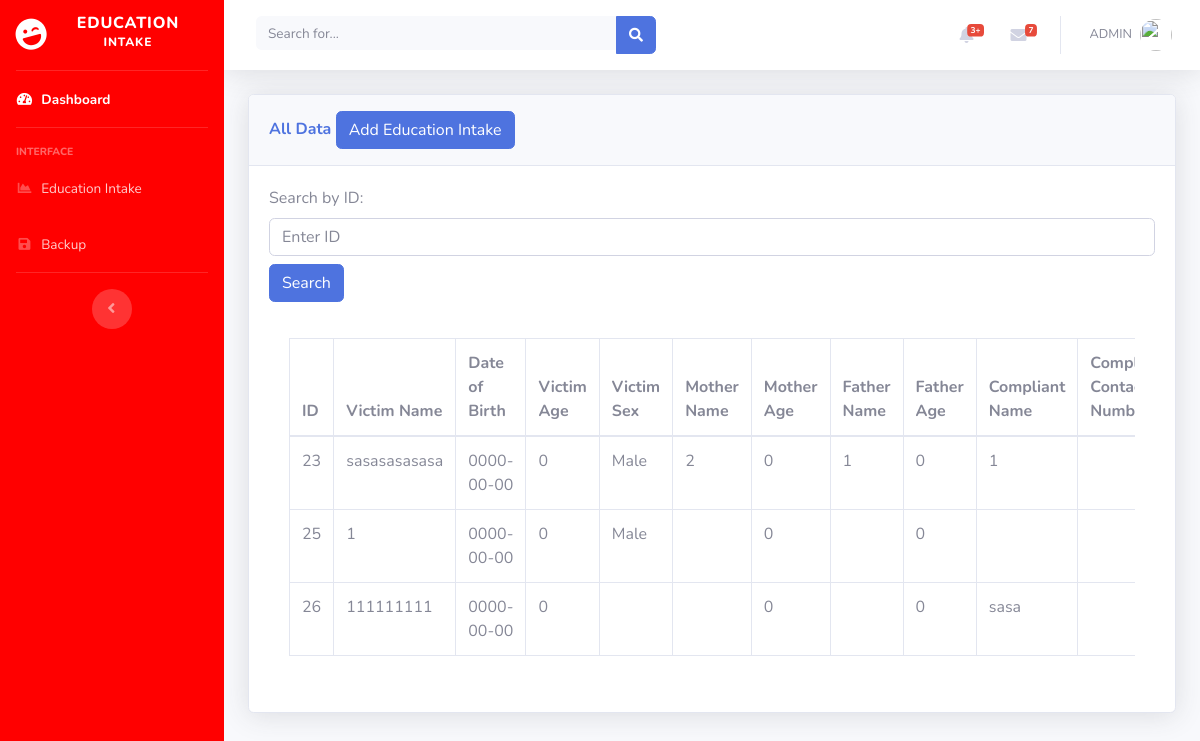
/casereportsystem.php, run on the app's committed database.
### tables this page shows
CREATE TABLE `education_intake` (
  `intake_id` int(11) NOT NULL,
  `victim_name` varchar(255) DEFAULT NULL,
  `victim_date_of_birth` date DEFAULT NULL,
  `victim_age` int(11) DEFAULT NULL,
  `victim_sex` enum('Male','Female') DEFAULT NULL,
  `victim_grade_section` varchar(50) DEFAULT NULL,
  `victim_adviser` varchar(255) DEFAULT NULL,
  `mother_name` varchar(255) DEFAULT NULL,
  `mother_age` int(11) DEFAULT NULL,
  `mother_occupation` varchar(255) DEFAULT NULL,
  `father_name` varchar(255) DEFAULT NULL,
  `father_age` int(11) DEFAULT NULL,
  `father_occupation` varchar(255) DEFAULT NULL,
  `address` text DEFAULT NULL,
  `contact_number` varchar(20) DEFAULT NULL,
  `complainant_name` varchar(255) DEFAULT NULL,
  `complainant_relationship` varchar(255) DEFAULT NULL,
  `complainant_address` text DEFAULT NULL,
  `complainant_contact_number` varchar(20) DEFAULT NULL,
  `respondent_name` varchar(255) DEFAULT NULL,
  `respondent_date_of_birth` date DEFAULT NULL,
  `respondent_age` int(11) DEFAULT NULL,
  `respondent_sex` enum('Male','Female') DEFAULT NULL,
  `respondent_position` varchar(255) DEFAULT NULL,
  `respondent_address` text DEFAULT NULL,
  `respondent_contact_number` varchar(20) DEFAULT NULL
);

### casereportsystem.php (the view, shortened to what this page needs)
<?php
include('includes/header.php');
include('includes/navbar.php');
?>
<?php
include('config.php');
$search_query = isset($_GET['search']) ? $_GET['search'] : '';
?>
<div class="container-fluid">
  <div class=" card shadow mb-4">
    <div class="card-header py-3">
      <h6 class="m-0 font-weight-bold text-primary">All Data
        <button type="button" class="btn btn-primary" data-toggle="modal" data-target="#addadminprofile">
          Add Education Intake
        </button>
      </h6>
    </div>
    <div class="card-body">
      <form method="get">
        <div class="form-group">
          <label for="search">Search by ID:</label>
          <input type="text" id="search" name="search" class="form-control" value="<?php echo $search_query; ?>" placeholder="Enter ID">
          <button type="submit" class="btn btn-primary mt-2">Search</button>
        </div>
      </form>
      <div class="card-body">
        <div class="table-responsive">
          <table class="table table-bordered" id="dataTable" width="100%" cellspacing="0">
            <thead>
              <tr>
                <th>ID</th>
                <th>Victim Name</th>
                <th>Date of Birth</th>
                <th>Victim Age</th>
                <th>Victim Sex</th>
                <th>Mother Name</th>
                <th>Mother Age</th>
                <th>Father Name</th>
                <th>Father Age</th>
                <th>Compliant Name</th>
                <th>Compliant Contact Number</th>
              </tr>
            </thead>
            <tbody id="searchResults">
              <?php
              $query = "SELECT * FROM education_intake";
              $query_run = $connection->query($query);
              if ($query_run) {
                while ($row = $query_run->fetch(PDO::FETCH_ASSOC)) {
              ?>
                  <tr>
                    <td class="intake-id"><?php echo $row['intake_id']; ?></td>
                    <td><?php echo $row['victim_name'] ?></td>
                    <td><?php echo $row['victim_date_of_birth']; ?></td>
                    <td><?php echo $row['victim_age']; ?></td>
                    <td><?php echo $row['victim_sex']; ?></td>
                    <td><?php echo $row['mother_name']; ?></td>
                    <td><?php echo $row['mother_age']; ?></td>
                    <td><?php echo $row['father_name']; ?></td>
                    <td><?php echo $row['father_age']; ?></td>
                    <td><?php echo $row['complainant_name']; ?></td>
                    <td><?php echo $row['complainant_contact_number']; ?></td>
                  </tr>
              <?php
                }
              } else {
                echo "Error in query: " . $connection->errorInfo()[2];
              }
              ?>
            </tbody>
          </table>
        </div>
      </div>
    </div>
  </div>
  <?php
  include('includes/footer.php');
  ?>

### includes/header.php (shortened to what this page needs)
<!DOCTYPE html>
<html lang="en">
<head>
  <link href="vendor/fontawesome-free/css/all.min.css" rel="stylesheet" type="text/css">
  <link href="css/sb-admin-2.min.css" rel="stylesheet">
</head>
<body id="page-top" style="background-color: #333;">
  <div id="wrapper">

### includes/navbar.php (shortened to what this page needs)
<ul class="navbar-nav sidebar sidebar-dark accordion" id="accordionSidebar" style="background-color: red;">
  <a class="sidebar-brand d-flex align-items-center justify-content-center" href="index.html">
    <div class="sidebar-brand-icon rotate-n-15">
      <i class="fas fa-laugh-wink"></i>
    </div>
    <div class="sidebar-brand-text mx-3">Education <sup>Intake</sup></div>
  </a>
  <hr class="sidebar-divider my-0">
  <li class="nav-item active">
    <a class="nav-link" href="dashboard.php">
      <i class="fas fa-fw fa-tachometer-alt"></i>
      <span>Dashboard</span></a>
  </li>
  <hr class="sidebar-divider">
  <div class="sidebar-heading">
    Interface
  </div>
  <li class="nav-item">
    <a class="nav-link" href="casereportsystem.php">
      <i class="fas fa-fw fa-chart-area"></i>
      <span>Education Intake</span></a>
  </li>
  <li class="nav-item">
    <a class="nav-link" href="backup.php">
      <i class="fas fa-fw fa-save"></i>
      <span>Backup</span>
    </a>
  </li>
  <hr class="sidebar-divider d-none d-md-block">
  <div class="text-center d-none d-md-inline">
    <button class="rounded-circle border-0" id="sidebarToggle"></button>
  </div>
</ul>
<div id="content-wrapper" class="d-flex flex-column">
  <div id="content">
    <nav class="navbar navbar-expand navbar-light bg-white topbar mb-4 static-top shadow">
      <form class="d-none d-sm-inline-block form-inline mr-auto ml-md-3 my-2 my-md-0 mw-100 navbar-search">
        <div class="input-group">
          <input type="text" class="form-control bg-light border-0 small" placeholder="Search for..." aria-label="Search" aria-describedby="basic-addon2">
          <div class="input-group-append">
            <button class="btn btn-primary" type="button">
              <i class="fas fa-search fa-sm"></i>
            </button>
          </div>
        </div>
      </form>
      <ul class="navbar-nav ml-auto">
        <li class="nav-item dropdown no-arrow mx-1">
          <a class="nav-link dropdown-toggle" href="#" id="alertsDropdown" role="button" data-toggle="dropdown" aria-haspopup="true" aria-expanded="false">
            <i class="fas fa-bell fa-fw"></i>
            <span class="badge badge-danger badge-counter">3+</span>
          </a>
        </li>
        <li class="nav-item dropdown no-arrow mx-1">
          <a class="nav-link dropdown-toggle" href="#" id="messagesDropdown" role="button" data-toggle="dropdown" aria-haspopup="true" aria-expanded="false">
            <i class="fas fa-envelope fa-fw"></i>
            <span class="badge badge-danger badge-counter">7</span>
          </a>
        </li>
        <li class="nav-item dropdown no-arrow">
          <a class="nav-link dropdown-toggle" href="#" id="userDropdown" role="button" data-toggle="dropdown" aria-haspopup="true" aria-expanded="false">
            <span class="mr-2 d-none d-lg-inline text-gray-600 small">
              ADMIN
            </span>
            <img class="img-profile rounded-circle" src="https://source.unsplash.com/QAB-WJcbgJk/60x60">
          </a>
        </li>
      </ul>
    </nav>

### includes/footer.php (shortened to what this page needs)
</div>
</div>
</div>
</body>
</html>

### data on the page
education_intake: intake_id "23", victim_name "sasasasasasa", victim_date_of_birth "0000-00-00", victim_age "0", victim_sex "Male", mother_name "2", mother_age "0", father_name "1", father_age "0", complainant_name "1"
education_intake: intake_id "25", victim_name "1", victim_date_of_birth "0000-00-00", victim_age "0", victim_sex "Male", mother_age "0", father_age "0"
education_intake: intake_id "26", victim_name "111111111", victim_date_of_birth "0000-00-00", victim_age "0", mother_age "0", father_age "0", complainant_name "sasa"
